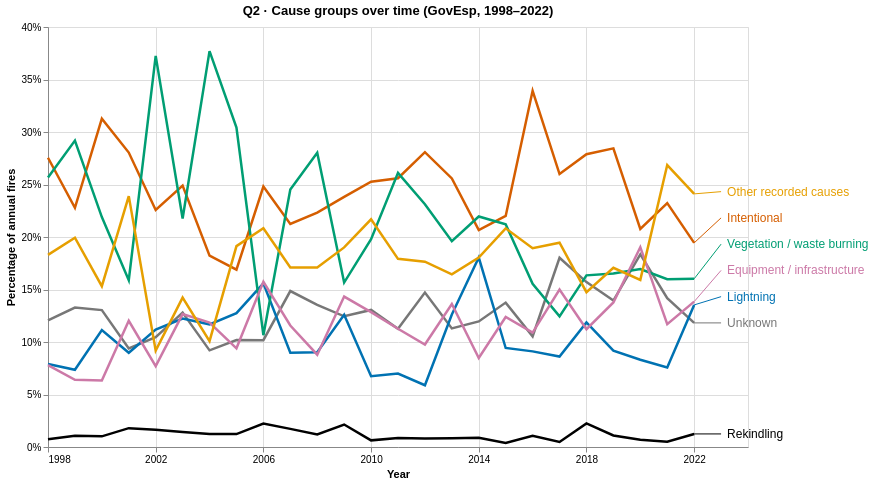

The notebook cell saved with this chart:
### Code cell
base = alt.Chart(trends).encode(
    x=alt.X("year:Q", title="Year", scale=alt.Scale(domain=[1998, 2023]), axis=alt.Axis(format="d", values=[1998, 2002, 2006, 2010, 2014, 2018, 2022])),
    y=alt.Y("share:Q", title="Percentage of annual fires", axis=alt.Axis(format=".0%"), scale=alt.Scale(zero=True)),
    color=alt.Color("group:N", legend=None, scale=alt.Scale(domain=cause_groups, range=["#d55e00", "#777777", "#0072b2", "#009e73", "#cc79a7", "#e69f00", "#000000"])),
    tooltip=[alt.Tooltip("group:N", title="Cause group"), "year:O", "fires:Q", alt.Tooltip("share:Q", title="Percentage", format=".1%")])
def labelled_trend(chart, ends, label_year, axis_title):
    lines = chart.mark_line(strokeWidth=2.5)
    connectors = chart.mark_rule(strokeWidth=1).encode(
        x2=alt.datum(label_year), y2="label_share:Q",
    ).properties(data=ends)
    labels = chart.mark_text(align="left", dx=6, fontSize=12).encode(
        x=alt.datum(label_year), y=alt.Y("label_share:Q", title=axis_title), text="group:N",
    ).properties(data=ends)
    return lines + connectors + labels


group_chart = labelled_trend(base, ends, 2023, "Percentage of annual fires").properties(width=700, height=420, title="Q2 · Cause groups over time (GovEsp, 1998–2022)")
show_chart(group_chart)

### Figure 1 — Vega-Lite specification as saved in the notebook (floating-point values rounded to 4 significant figures; data arrays with more than 128 entries replaced by an {"elided": "..."} marker saying what was removed)
{"$schema": "https://vega.github.io/schema/vega-lite/v5.json", "config": {"view": {"continuousHeight": 300, "continuousWidth": 300}}, "datasets": {"data-108deedaf4d102d1cd9c0b917ffc9473": [{"fires": 8, "group": "Rekindling", "label_share": 0.01244, "share": 0.01244, "year": 2022}, {"fires": 76, "group": "Unknown", "label_share": 0.1182, "share": 0.1182, "year": 2022}, {"fires": 87, "group": "Lightning", "label_share": 0.1432, "share": 0.1353, "year": 2022}, {"fires": 89, "group": "Equipment / infrastructure", "label_share": 0.1682, "share": 0.1384, "year": 2022}, {"fires": 103, "group": "Vegetation / waste burning", "label_share": 0.1932, "share": 0.1602, "year": 2022}, {"fires": 125, "group": "Intentional", "label_share": 0.2182, "share": 0.1944, "year": 2022}, {"fires": 155, "group": "Other recorded causes", "label_share": 0.2432, "share": 0.2411, "year": 2022}], "data-74bd30b1debe43d7e775157c714c0f42": {"elided": "175 records"}}, "height": 420, "layer": [{"data": {"name": "data-74bd30b1debe43d7e775157c714c0f42"}, "encoding": {"color": {"field": "group", "legend": null, "scale": {"domain": ["Intentional", "Unknown", "Lightning", "Vegetation / waste burning", "Equipment / infrastructure", "Other recorded causes", "Rekindling"], "range": ["#d55e00", "#777777", "#0072b2", "#009e73", "#cc79a7", "#e69f00", "#000000"]}, "type": "nominal"}, "tooltip": [{"field": "group", "title": "Cause group", "type": "nominal"}, {"field": "year", "type": "ordinal"}, {"field": "fires", "type": "quantitative"}, {"field": "share", "format": ".1%", "title": "Percentage", "type": "quantitative"}], "x": {"axis": {"format": "d", "values": [1998, 2002, 2006, 2010, 2014, 2018, 2022]}, "field": "year", "scale": {"domain": [1998, 2023]}, "title": "Year", "type": "quantitative"}, "y": {"axis": {"format": ".0%"}, "field": "share", "scale": {"zero": true}, "title": "Percentage of annual fires", "type": "quantitative"}}, "mark": {"strokeWidth": 2.5, "type": "line"}}, {"data": {"name": "data-108deedaf4d102d1cd9c0b917ffc9473"}, "encoding": {"color": {"field": "group", "legend": null, "scale": {"domain": ["Intentional", "Unknown", "Lightning", "Vegetation / waste burning", "Equipment / infrastructure", "Other recorded causes", "Rekindling"], "range": ["#d55e00", "#777777", "#0072b2", "#009e73", "#cc79a7", "#e69f00", "#000000"]}, "type": "nominal"}, "tooltip": [{"field": "group", "title": "Cause group", "type": "nominal"}, {"field": "year", "type": "ordinal"}, {"field": "fires", "type": "quantitative"}, {"field": "share", "format": ".1%", "title": "Percentage", "type": "quantitative"}], "x": {"axis": {"format": "d", "values": [1998, 2002, 2006, 2010, 2014, 2018, 2022]}, "field": "year", "scale": {"domain": [1998, 2023]}, "title": "Year", "type": "quantitative"}, "x2": {"datum": 2023}, "y": {"axis": {"format": ".0%"}, "field": "share", "scale": {"zero": true}, "title": "Percentage of annual fires", "type": "quantitative"}, "y2": {"field": "label_share"}}, "mark": {"strokeWidth": 1, "type": "rule"}}, {"data": {"name": "data-108deedaf4d102d1cd9c0b917ffc9473"}, "encoding": {"color": {"field": "group", "legend": null, "scale": {"domain": ["Intentional", "Unknown", "Lightning", "Vegetation / waste burning", "Equipment / infrastructure", "Other recorded causes", "Rekindling"], "range": ["#d55e00", "#777777", "#0072b2", "#009e73", "#cc79a7", "#e69f00", "#000000"]}, "type": "nominal"}, "text": {"field": "group", "type": "nominal"}, "tooltip": [{"field": "group", "title": "Cause group", "type": "nominal"}, {"field": "year", "type": "ordinal"}, {"field": "fires", "type": "quantitative"}, {"field": "share", "format": ".1%", "title": "Percentage", "type": "quantitative"}], "x": {"datum": 2023}, "y": {"field": "label_share", "title": "Percentage of annual fires", "type": "quantitative"}}, "mark": {"align": "left", "dx": 6, "fontSize": 12, "type": "text"}}], "title": "Q2 · Cause groups over time (GovEsp, 1998–2022)", "width": 700}
